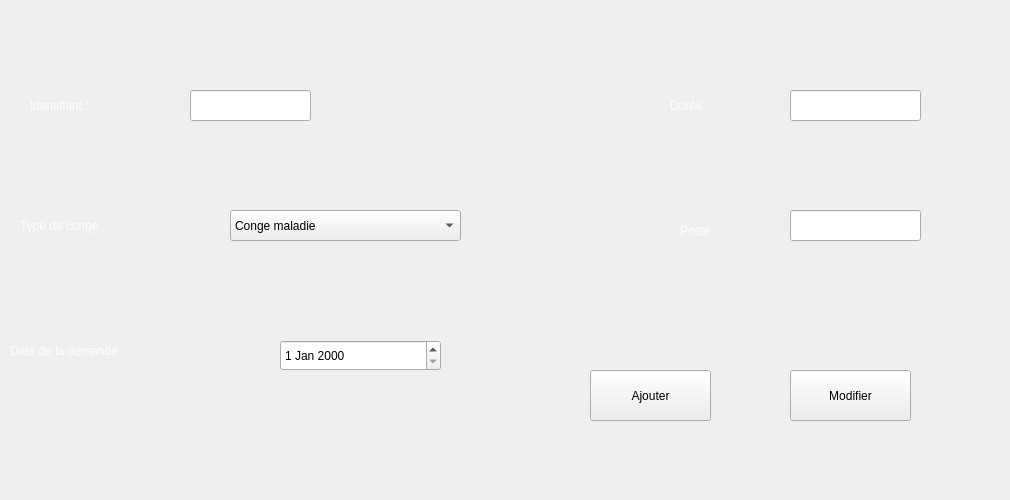
        <widget class="QWidget" name="tab_20">
         <attribute name="title">
          <string>Ajouter/Modifier</string>
         </attribute>
         <widget class="QLabel" name="label_101">
          <property name="geometry">
           <rect>
            <x>30</x>
            <y>90</y>
            <width>141</width>
            <height>31</height>
           </rect>
          </property>
          <property name="styleSheet">
           <string notr="true">color:rgb(255, 255, 255);</string>
          </property>
          <property name="text">
           <string>Identifiant : </string>
          </property>
         </widget>
         <widget class="QLineEdit" name="id100">
          <property name="geometry">
           <rect>
            <x>190</x>
            <y>90</y>
            <width>121</width>
            <height>31</height>
           </rect>
          </property>
          <property name="maxLength">
           <number>8</number>
          </property>
         </widget>
         <widget class="QLabel" name="label_102">
          <property name="geometry">
           <rect>
            <x>670</x>
            <y>90</y>
            <width>91</width>
            <height>31</height>
           </rect>
          </property>
          <property name="styleSheet">
           <string notr="true">color:rgb(255, 255, 255);</string>
          </property>
          <property name="text">
           <string>Durée</string>
          </property>
         </widget>
         <widget class="QLineEdit" name="lineEdit_duree_4">
          <property name="geometry">
           <rect>
            <x>790</x>
            <y>90</y>
            <width>131</width>
            <height>31</height>
           </rect>
          </property>
          <property name="maxLength">
           <number>8</number>
          </property>
         </widget>
         <widget class="QComboBox" name="comboBox_5">
          <property name="geometry">
           <rect>
            <x>230</x>
            <y>210</y>
            <width>231</width>
            <height>31</height>
           </rect>
          </property>
          <item>
           <property name="text">
            <string>Conge maladie</string>
           </property>
          </item>
          <item>
           <property name="text">
            <string>Conge annuel</string>
           </property>
          </item>
          <item>
           <property name="text">
            <string>Conge maternité</string>
           </property>
          </item>
          <item>
           <property name="text">
            <string>Nouvel élément</string>
           </property>
          </item>
          <item>
           <property name="text">
            <string>Congé payé</string>
           </property>
          </item>
         </widget>
         <widget class="QLabel" name="label_103">
          <property name="geometry">
           <rect>
            <x>20</x>
            <y>210</y>
            <width>201</width>
            <height>31</height>
           </rect>
          </property>
          <property name="styleSheet">
           <string notr="true">color:rgb(255, 255, 255);</string>
          </property>
          <property name="text">
           <string>Type de congé</string>
          </property>
         </widget>
         <widget class="QDateEdit" name="dateEdit_3">
          <property name="geometry">
           <rect>
            <x>280</x>
            <y>340</y>
            <width>161</width>
            <height>31</height>
           </rect>
          </property>
         </widget>
         <widget class="QLabel" name="label_104">
          <property name="geometry">
           <rect>
            <x>680</x>
            <y>220</y>
            <width>81</width>
            <height>21</height>
           </rect>
          </property>
          <property name="styleSheet">
           <string notr="true">color:rgb(255, 255, 255);</string>
          </property>
          <property name="text">
           <string>Poste </string>
          </property>
         </widget>
         <widget class="QLineEdit" name="lineEdit_poste_3">
          <property name="geometry">
           <rect>
            <x>790</x>
            <y>210</y>
            <width>131</width>
            <height>31</height>
           </rect>
          </property>
          <property name="maxLength">
           <number>12</number>
          </property>
         </widget>
         <widget class="QLabel" name="label_105">
          <property name="geometry">
           <rect>
            <x>10</x>
            <y>320</y>
            <width>251</width>
            <height>61</height>
           </rect>
          </property>
          <property name="styleSheet">
           <string notr="true">color:rgb(255, 255, 255);</string>
          </property>
          <property name="text">
           <string>Date de la demande</string>
          </property>
         </widget>
         <widget class="QPushButton" name="pushButton_valider_3">
          <property name="geometry">
           <rect>
            <x>590</x>
            <y>370</y>
            <width>121</width>
            <height>51</height>
           </rect>
          </property>
          <property name="text">
           <string>Ajouter</string>
          </property>
         </widget>
         <widget class="QPushButton" name="pushButton_quitter_3">
          <property name="geometry">
           <rect>
            <x>790</x>
            <y>370</y>
            <width>121</width>
            <height>51</height>
           </rect>
          </property>
          <property name="text">
           <string>Modifier</string>
          </property>
         </widget>
         <widget class="QLabel" name="label_108">
          <property name="geometry">
           <rect>
            <x>-10</x>
            <y>0</y>
            <width>1001</width>
            <height>491</height>
           </rect>
          </property>
          <property name="styleSheet">
           <string notr="true">background-image: url(:/1.jpg);</string>
          </property>
          <property name="text">
           <string/>
          </property>
         </widget>
         <zorder>label_108</zorder>
         <zorder>label_101</zorder>
         <zorder>id100</zorder>
         <zorder>label_102</zorder>
         <zorder>lineEdit_duree_4</zorder>
         <zorder>comboBox_5</zorder>
         <zorder>label_103</zorder>
         <zorder>dateEdit_3</zorder>
         <zorder>label_104</zorder>
         <zorder>lineEdit_poste_3</zorder>
         <zorder>label_105</zorder>
         <zorder>pushButton_valider_3</zorder>
         <zorder>pushButton_quitter_3</zorder>
        </widget>
